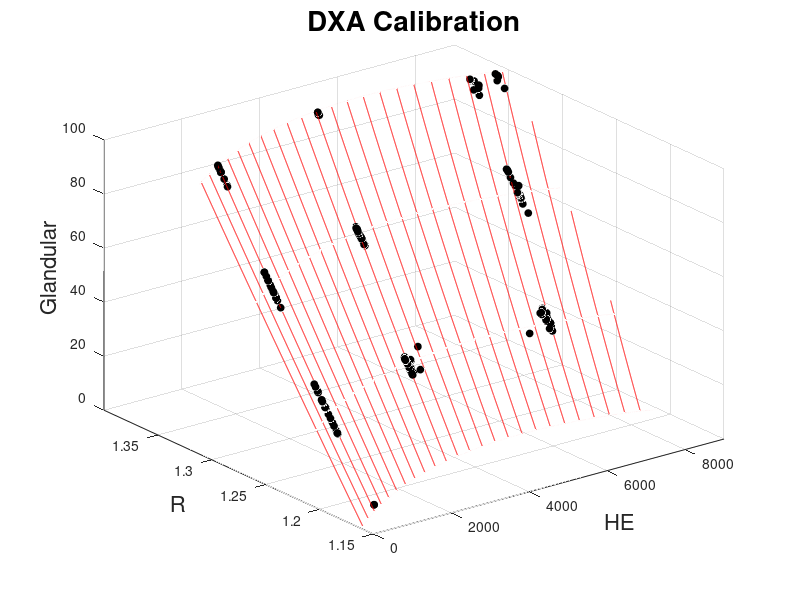
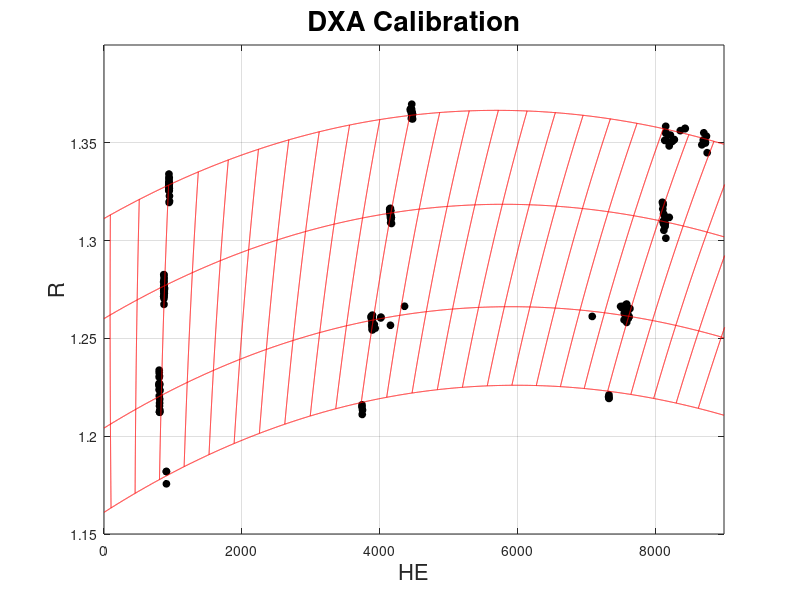

MATLAB code to generate these figures, in order:
%plot of the DXA calibration
function CalibrationPlot

%CalibrationPoints=load('CalibrationPoints_mean.txt'); %Thickness glandular, LE, HE, RST
CalibrationPoints=load('CalibrationPoints_ProdigyHawaii_All.txt');
%CalibrationPoints=load('dxaSe_25.txt');

CalibrationPoints

f1=figure;plot3(CalibrationPoints(:,4),CalibrationPoints(:,5),CalibrationPoints(:,2),'o','markersize',5,'markerfacecolor','black','markeredgecolor','black');
hold on,
f2=figure;plot(CalibrationPoints(:,4),CalibrationPoints(:,5),'o','markersize',5,'markerfacecolor','black','markeredgecolor','black');
hold on;

%coef=[1522.437597 -4087.17244 -2065.65348 2355.784874 29.75419467 1777.450806];  %Glandular=SecondOrder(RST,HE/1000,coef)
%coef2=[-194.31031420731 114.77579188730 311.60877521479 -2.11948241846 -124.78756969700 -80.67223617062]; %Thckness=coef1+coef2*HE+coef3*RST+coef4*HE2+coef5*RST2+coef6*HE*RST
coef = [-547.1382	299.0854	-20.0575	148.2756	1.1851	4.7912];
coef2 = [-6.648	9.8868	6.4096	-3.8028	0.0118	-3.0474];

%coef = [-936.9022	871.1212	-12.3583	-61.6678	1.2089	-0.9795];
%coef2 = [43.9789	-68.8993	6.7795	26.823	0.0135	-3.3405];
      
%coef = [864.19 -1962.2 -5.8802 1048.5 1.5451 -8.3225];
%coef2 = [34.46 -54.882 7.7317 21.597 -0.0025215 -3.9755];
         

MinRST=1.17;
MaxRST=1.4;
MaxHE=9000;
%densities = [22.43055556 40.34722222 51.11111111 56.59722222 65.41666667 71.59722222 97.22222222];
 %densities = [25  65 100];
 densities = [0	28.0 65.19 100];
	

for i=1:4
    Glandular = densities(i);
    HE=(0:MaxHE)';
    RST=InvertPolynomial_density(HE/1000,Glandular,coef);
    MyLine=[HE RST Glandular*ones(size(HE))];
    figure(f1);
    plot3(MyLine(:,1),MyLine(:,2),MyLine(:,3),'r');
    figure(f2);
    plot(MyLine(:,1),MyLine(:,2),'r');
end

d = SecondOrder(1.2418,0.831,coef)% RST,HE,coef
th = SecondOrder(1.2418,0.831,coef2)

for Thickness=0:24
    RST=(1.15:0.0001:1.4)';
    HE=1000*InvertPolynomial_thickness(RST,Thickness,coef2);
    Glandular=SecondOrder(RST,HE/1000,coef);
    [mini,minIndex]=min(Glandular<0);
    [mini,maxIndex]=min(Glandular<100);    
    MyLine=[HE(minIndex:maxIndex) RST(minIndex:maxIndex) Glandular(minIndex:maxIndex)];
    figure(f1);
    plot3(MyLine(:,1),MyLine(:,2),MyLine(:,3),'r');
    figure(f2);
    plot(MyLine(:,1),MyLine(:,2),'r');
end

figure (f1)
grid on
set(gca,'zlim',[0 100]);zlabel('Glandular','fontsize',16);
set(gca,'xlim',[0 9000]);xlabel('HE','fontsize',16);
set(gca,'ylim',[1.15 1.4]);ylabel('R','fontsize',16);
set(gcf,'color',[1 1 1]);
title('DXA Calibration','fontsize',20);

figure (f2)
grid on
set(gca,'xlim',[0 9000]);xlabel('HE','fontsize',16);
set(gca,'ylim',[1.15 1.4]);ylabel('R','fontsize',16);
set(gcf,'color',[1 1 1]);
title('DXA Calibration','fontsize',20);

function Glandular=SecondOrder(RST,HE,coef)
    Glandular=coef(1)+coef(2)*RST+coef(3)*HE+coef(4)*(RST).^2+coef(5)*(HE).^2+coef(6)*HE.*RST;
    
function X=InvertPolynomial_density(Y,Z,coef) 
%% take function z=coef1+coef2*x+coef3*y+coef4*x2+coef5*y2+coef6*x*y
    a=coef(4);
    b=coef(6)*Y+coef(2);
    c=coef(1)+coef(3)*Y+coef(5)*Y.^2-Z;
    Delta=b.^2-4*a*c;
    X=(-b+Delta.^0.5)/2/a;
    
 function X=InvertPolynomial_thickness(Y,Z,coef) 
%% take function z=coef1+coef2*x+coef3*y+coef4*x2+coef5*y2+coef6*x*y
    a=coef(5);
    b=coef(6)*Y+coef(3);
    c=coef(1)+coef(2)*Y+coef(4)*Y.^2-Z;
    Delta=b.^2-4*a*c;
    X=(-b+Delta.^0.5)/2/a;
    
